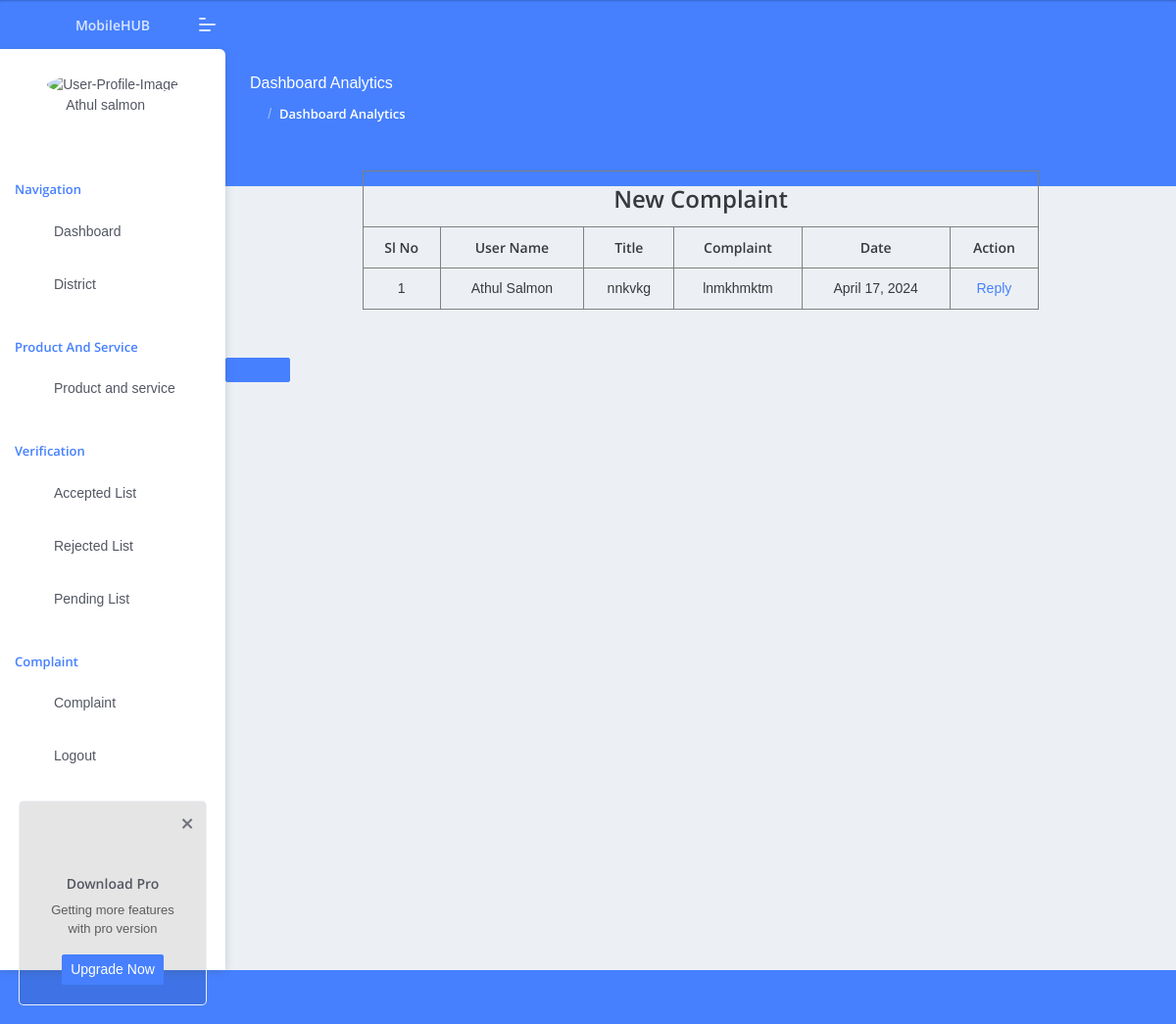
/wadministrator/ComplaintView/, run on the app's committed database.
### user/models.py (models this page shows)
class tbl_complaint(models.Model):
    complaint_title=models.CharField(max_length=50)
    complaint_detail=models.CharField(max_length=50)
    user=models.ForeignKey(tbl_user, on_delete=models.CASCADE)
    complaint_date=models.DateField(auto_now_add=True)
    complaint_reply=models.CharField(max_length=50)
    complaint_replydate=models.DateField(null=True)
    complaint_status=models.IntegerField(default="0")

### guest/models.py (models this page shows)
class tbl_user(models.Model):
    user_name=models.CharField(max_length=50)
    user_gender=models.CharField(max_length=50)
    user_contact=models.CharField(max_length=50)
    user_email=models.CharField(max_length=50)
    user_password=models.CharField(max_length=50)
    user_address=models.CharField(max_length=500)
    place = models.ForeignKey(tbl_place, on_delete=models.CASCADE)
    user_photo = models.FileField(upload_to='Assets/UserPhoto/')
    user_proof = models.FileField(upload_to='Assets/UserProof/')
    user_status = models.IntegerField(default="0")

### administrator/views.py (the view)
# urls.py: path('ComplaintView/',views.complaintSelect,name="complaintSelect"),
def complaintSelect(request):
    userdata=tbl_user.objects.all()
    data=tbl_complaint.objects.filter(complaint_status=0)
    return render(request,"administrator/Newcomplaint.html",{'data':data})

### administrator/Templates/administrator/Newcomplaint.html (shortened to what this page needs)
{% extends 'administrator/Header.html' %}
{% load static %}
{% block content %}
<!DOCTYPE html>
<html lang="en">
<head>
</head>
<body>
    <a href="{% url 'administrator:loadinghomepage' %}">Home</a>
    <table align="center" cellpadding="10" border="1" width="75%" style="text-align: center;">
        <tr>
            <th colspan="8"><font size="5">New Complaint</font></th>
        </tr>
        <tr>
            <th>Sl No</th>
            <th>User Name</th>
            <th>Title</th>
            <th>Complaint</th>
            <th>Date</th>
            <th>Action</th>
        </tr>
        {% for i in data %}
        <tr>
            <td>{{forloop.counter}}</td>
            <td>{{i.user.user_name}}</td>
            <td>{{i.complaint_title}}</td>
            <td>{{i.complaint_detail}}</td>
            <td>{{i.complaint_date}}</td>
            <td><a href="{% url 'administrator:complaintreplayInsert' i.id %}">Reply</a></td>
        </tr>
        {% endfor %}
    </table>
</body>
</html>
{% endblock content %}

### data on the page
tbl_complaint: user.user_name "Athul Salmon", complaint_title "nnkvkg", complaint_detail "lnmkhmktm", complaint_date "April 17, 2024"
